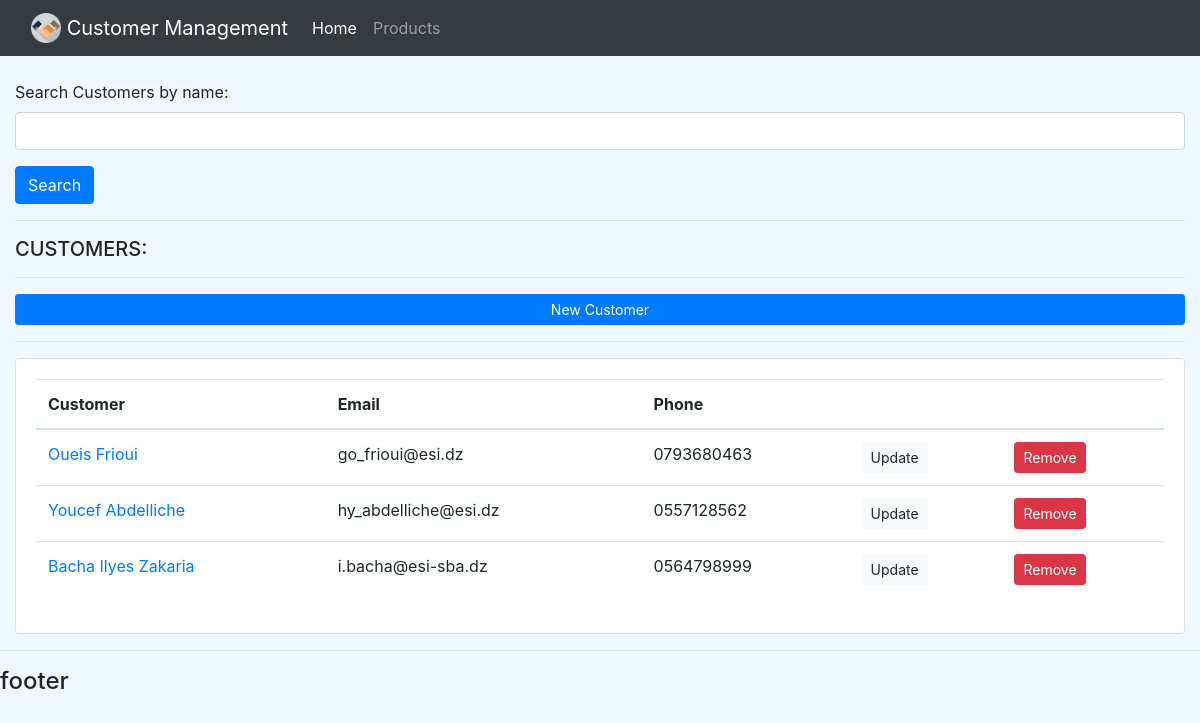
/all_customer/, run on an earlier commit of the app's database.
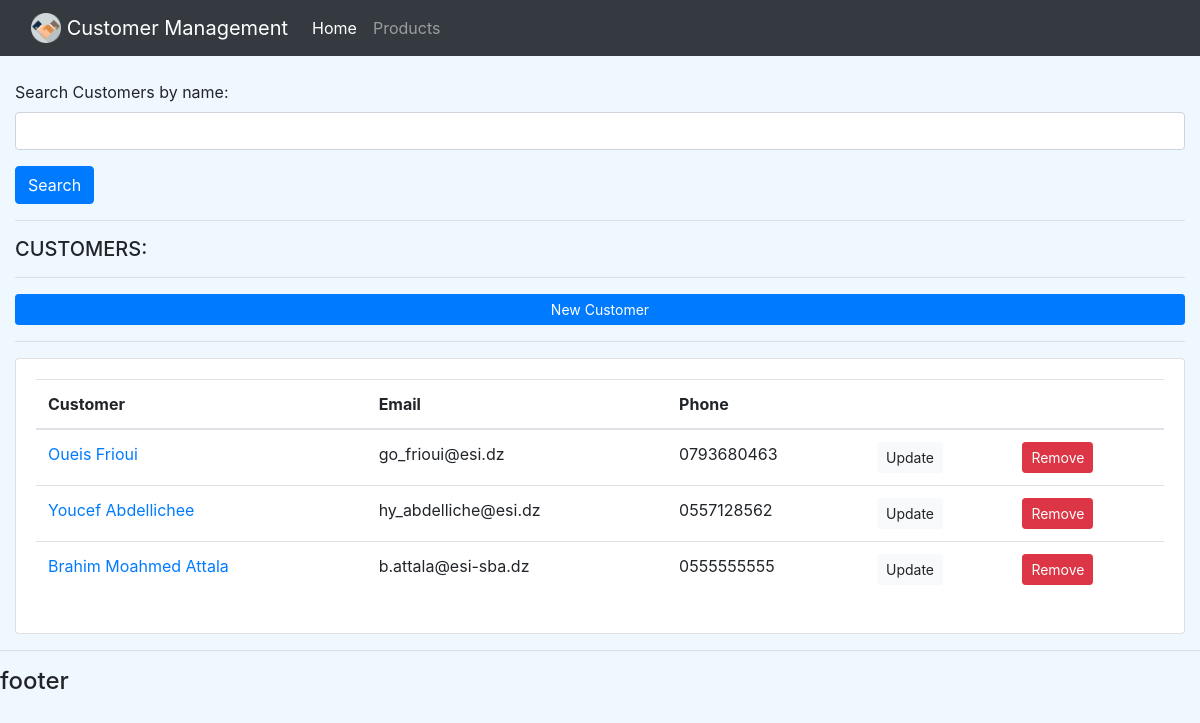
And on a later commit of the database.
### accounts/models.py (models this page shows)
class Customer(models.Model):
    name = models.CharField(max_length=200, null=True)
    phone = models.CharField(max_length=200, null=True)
    email = models.CharField(max_length=200, null=True)
    date_created = models.DateTimeField(auto_now_add=True, null=True)
    def __str__(self):
        return self.name

### accounts/views.py (the view)
# urls.py: path('all_customer/', views.customers_list, name='customers_list'),
def customers_list(request):
    customers = Customer.objects.all().order_by("date_created")
    context = {'customers': customers}
    return render(request, 'accounts/customers.html', context)

### accounts/templates/accounts/customers.html
{% extends 'accounts/main.html' %}
{% block content %}
    <div class="container-fluid">
        <form>
            <div class="form-group">
                <label>Search Customers by name:</label>
                <input type="text" class="form-control" id="exampleInputEmail1" aria-describedby="emailHelp">
            </div>
            <button type="submit" class="btn btn-primary">Search</button>
        </form>
    <hr>
        <h5>CUSTOMERS:</h5>
        <hr>
        <a class="btn btn-primary btn-sm btn-block" href="{% url 'new_customer_view' %}">New Customer</a>
        <hr>
        <div class="card card-body">
            <table class="table">
                <thead>
                <tr>
                    <th scope="col">Customer</th>
                    <th scope="col">Email</th>
                    <th scope="col">Phone</th>
                    <th scope="col"></th>
                    <th scope="col"></th>
                </tr>
                </thead>
                <tbody>
                {% for customer in customers %}
                    <tr>
                        <td><a href="{% url 'customer' customer.id %}">{{ customer }}</a></td>
                        <td>{{ customer.email }}</td>
                        <td>{{ customer.phone }}</td>
                        <td><a href="{% url 'update' customer.id %}" class="btn btn-light btn-sm">Update</a></td>
                        <td><a href="{% url 'delete' customer.id %}" class="btn btn-danger btn-sm">Remove</a></td>
                    </tr>
                {% endfor %}
                </tbody>
            </table>
        </div>
    </div>
{% endblock content %}

What changed in the data, as far as the page shows it:
removed Customer: name "Bacha Ilyes Zakaria", email "i.bacha@esi-sba.dz", phone "0564798999"
changed Customer "hy_abdelliche@esi.dz": name "Youcef Abdelliche" → "Youcef Abdellichee"
added Customer: name "Brahim Moahmed Attala", email "b.attala@esi-sba.dz", phone "0555555555"
